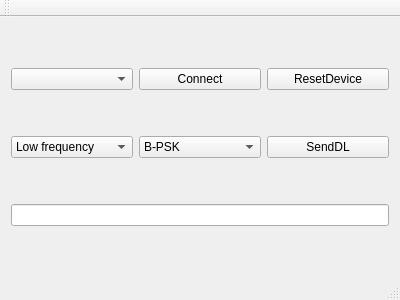
<?xml version="1.0" encoding="UTF-8"?>
<ui version="4.0">
 <class>MainWindow</class>
 <widget class="QMainWindow" name="MainWindow">
  <property name="geometry">
   <rect>
    <x>0</x>
    <y>0</y>
    <width>400</width>
    <height>300</height>
   </rect>
  </property>
  <property name="windowTitle">
   <string>MainWindow</string>
  </property>
  <widget class="QWidget" name="centralWidget">
   <layout class="QVBoxLayout" name="verticalLayout_2">
    <item>
     <layout class="QHBoxLayout" name="horizontalLayout">
      <item>
       <widget class="QComboBox" name="comboBox"/>
      </item>
      <item>
       <widget class="QPushButton" name="ButtonConnect">
        <property name="text">
         <string>Connect</string>
        </property>
       </widget>
      </item>
      <item>
       <widget class="QPushButton" name="ButtonReset">
        <property name="text">
         <string>ResetDevice</string>
        </property>
       </widget>
      </item>
     </layout>
    </item>
    <item>
     <layout class="QHBoxLayout" name="horizontalLayout_2">
      <item>
       <widget class="QComboBox" name="comboBox_frequency">
        <item>
         <property name="text">
          <string>Low frequency</string>
         </property>
        </item>
        <item>
         <property name="text">
          <string>High frequency</string>
         </property>
        </item>
       </widget>
      </item>
      <item>
       <widget class="QComboBox" name="comboBox_modulation">
        <item>
         <property name="text">
          <string>B-PSK</string>
         </property>
        </item>
        <item>
         <property name="text">
          <string>Q-PSK</string>
         </property>
        </item>
        <item>
         <property name="text">
          <string>8-PSK</string>
         </property>
        </item>
        <item>
         <property name="text">
          <string>B-FSK</string>
         </property>
        </item>
        <item>
         <property name="text">
          <string>B-PSK coded</string>
         </property>
        </item>
        <item>
         <property name="text">
          <string>Q-PSK coded</string>
         </property>
        </item>
        <item>
         <property name="text">
          <string>B-PSK c w/PNA</string>
         </property>
        </item>
       </widget>
      </item>
      <item>
       <widget class="QPushButton" name="pushButton">
        <property name="text">
         <string>SendDL</string>
        </property>
       </widget>
      </item>
     </layout>
    </item>
    <item>
     <layout class="QVBoxLayout" name="verticalLayout">
      <item>
       <widget class="QLineEdit" name="lineEdit_msg">
        <property name="baseSize">
         <size>
          <width>100</width>
          <height>0</height>
         </size>
        </property>
       </widget>
      </item>
     </layout>
    </item>
   </layout>
  </widget>
  <widget class="QMenuBar" name="menuBar">
   <property name="geometry">
    <rect>
     <x>0</x>
     <y>0</y>
     <width>400</width>
     <height>20</height>
    </rect>
   </property>
  </widget>
  <widget class="QToolBar" name="mainToolBar">
   <attribute name="toolBarArea">
    <enum>TopToolBarArea</enum>
   </attribute>
   <attribute name="toolBarBreak">
    <bool>false</bool>
   </attribute>
  </widget>
  <widget class="QStatusBar" name="statusBar"/>
 </widget>
 <layoutdefault spacing="6" margin="11"/>
 <resources/>
 <connections/>
</ui>
